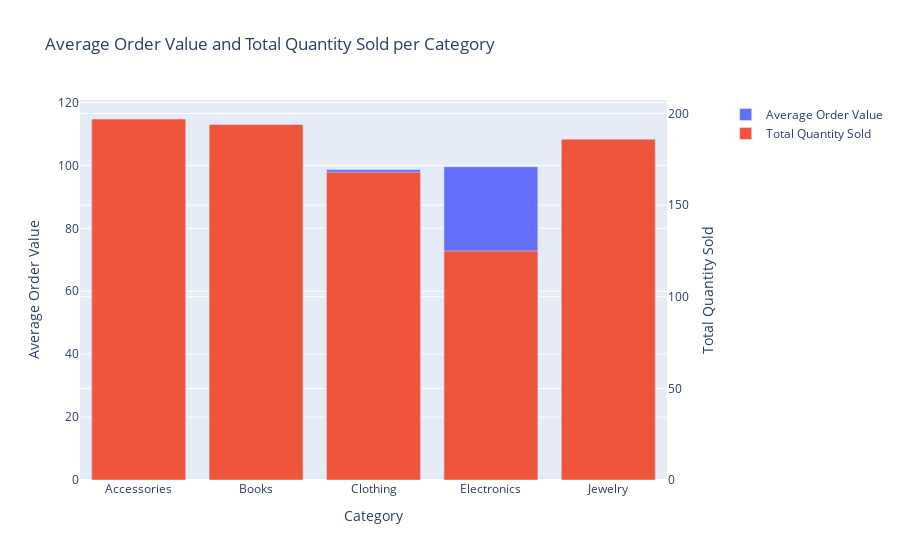

The notebook cell this image was saved under:
### Markdown cell above
#### Visualize the average order value (price multiplied by quantity) and total quantity sold per category using a grouped bar chart with separate y-axes for each metric.

### Code cell
grouped_data = ecom_data.groupby('category').agg(
    avg_order_value=('price', 'mean'),  # Mean price
    total_quantity_sold=('quantity', 'sum')  # Calculate sum of quantity
).reset_index()

grouped_data['total_order_value'] = grouped_data['avg_order_value'] * grouped_data['total_quantity_sold']

avg_order_value_trace = go.Bar(
    x=grouped_data['category'],
    y=grouped_data['avg_order_value'],
    name='Average Order Value',
    yaxis='y1'  
)

total_quantity_sold_trace = go.Bar(
    x=grouped_data['category'],
    y=grouped_data['total_quantity_sold'],
    name='Total Quantity Sold',
    yaxis='y2'  
)

layout = go.Layout(
    title='Average Order Value and Total Quantity Sold per Category',
    xaxis=dict(title='Category'),
    yaxis=dict(title='Average Order Value', side='left', rangemode='tozero'),
    yaxis2=dict(title='Total Quantity Sold', side='right', overlaying='y', rangemode='tozero'),
    legend=dict(x=1.1, y=1)
)

# Create figure
fig = go.Figure(data=[avg_order_value_trace, total_quantity_sold_trace], layout=layout)
fig.show()

### Figure 1 — Plotly figure (JSON) as saved in the notebook; plotly's stock layout.template omitted (floating-point values rounded to 4 significant figures)
{"data": [{"name": "Average Order Value", "type": "bar", "x": ["Accessories", "Books", "Clothing", "Electronics", "Jewelry"], "y": [114.7, 99.7, 98.69, 99.54, 104.6], "yaxis": "y"}, {"name": "Total Quantity Sold", "type": "bar", "x": ["Accessories", "Books", "Clothing", "Electronics", "Jewelry"], "y": [197, 194, 168, 125, 186], "yaxis": "y2"}], "layout": {"legend": {"x": 1.1, "y": 1}, "title": {"text": "Average Order Value and Total Quantity Sold per Category"}, "xaxis": {"title": {"text": "Category"}}, "yaxis": {"rangemode": "tozero", "side": "left", "title": {"text": "Average Order Value"}}, "yaxis2": {"overlaying": "y", "rangemode": "tozero", "side": "right", "title": {"text": "Total Quantity Sold"}}}}
